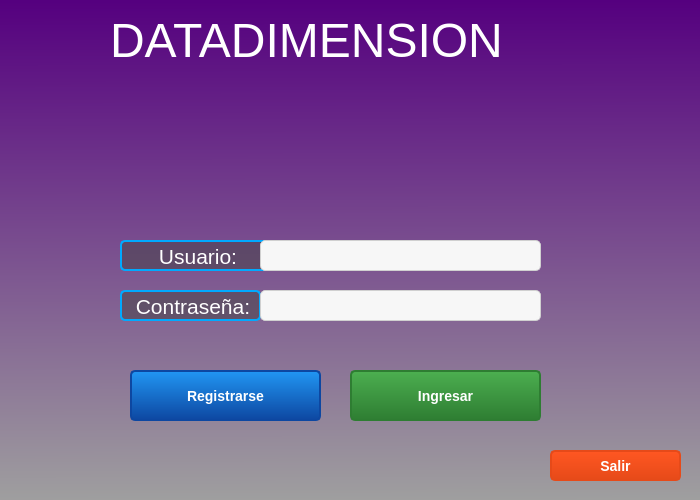
<?xml version="1.0" encoding="UTF-8"?>
<ui version="4.0">
 <class>MainWindow</class>
 <widget class="QMainWindow" name="MainWindow">
  <property name="geometry">
   <rect>
    <x>0</x>
    <y>0</y>
    <width>700</width>
    <height>500</height>
   </rect>
  </property>
  <property name="minimumSize">
   <size>
    <width>700</width>
    <height>500</height>
   </size>
  </property>
  <property name="maximumSize">
   <size>
    <width>700</width>
    <height>500</height>
   </size>
  </property>
  <property name="windowTitle">
   <string>LOGIN </string>
  </property>
  <property name="styleSheet">
   <string notr="true">QWidget#centralwidget{
background-color: qlineargradient(spread:pad, x1:0.517, y1:0, x2:0.522, y2:1, stop:0 rgba(85, 0, 127, 255), stop:1 rgba(159, 159, 159, 255));}</string>
  </property>
  <widget class="QWidget" name="centralwidget">
   <widget class="QLabel" name="label">
    <property name="geometry">
     <rect>
      <x>110</x>
      <y>0</y>
      <width>471</width>
      <height>81</height>
     </rect>
    </property>
    <property name="font">
     <font>
      <family>MS Shell Dlg 2</family>
      <pointsize>36</pointsize>
      <weight>50</weight>
      <italic>false</italic>
      <bold>false</bold>
     </font>
    </property>
    <property name="styleSheet">
     <string notr="true">font: 36pt &quot;MS Shell Dlg 2&quot;;
color: white;</string>
    </property>
    <property name="text">
     <string>DATADIMENSION</string>
    </property>
    <property name="textFormat">
     <enum>Qt::AutoText</enum>
    </property>
    <property name="wordWrap">
     <bool>false</bool>
    </property>
    <property name="openExternalLinks">
     <bool>true</bool>
    </property>
   </widget>
   <widget class="QLabel" name="label_3">
    <property name="geometry">
     <rect>
      <x>120</x>
      <y>240</y>
      <width>151</width>
      <height>31</height>
     </rect>
    </property>
    <property name="font">
     <font>
      <pointsize>-1</pointsize>
     </font>
    </property>
    <property name="styleSheet">
     <string notr="true">QLabel {
    background-color: rgba(64, 64, 64, 0.5); /* Fondo plomo suave pero más oscuro del QLabel */
    border: 2px solid #00aaff; /* Borde azul del QLabel */
    border-radius: 5px; /* Borde redondeado */
    padding: 2px; /* Espaciado interno */
    font-size: 21px; /* Tamaño de fuente aumentado */
    color: #ffffff; /* Color del texto en blanco */
    text-align: center; /* Texto centrado */
}

QLabel:hover {
    background-color: rgba(64, 64, 64, 0.7); /* Fondo del QLabel al pasar el mouse */
}

QLabel::selection {
    background-color: #00aaff; /* Fondo del QLabel al seleccionar el texto */
    color: #ffffff; /* Color del texto al seleccionar el texto */
}</string>
    </property>
    <property name="text">
     <string>&lt;html&gt;&lt;head/&gt;&lt;body&gt;&lt;p align=&quot;center&quot;&gt;Usuario:&lt;/p&gt;&lt;/body&gt;&lt;/html&gt;</string>
    </property>
   </widget>
   <widget class="QLabel" name="label_4">
    <property name="geometry">
     <rect>
      <x>120</x>
      <y>290</y>
      <width>141</width>
      <height>31</height>
     </rect>
    </property>
    <property name="font">
     <font>
      <pointsize>-1</pointsize>
     </font>
    </property>
    <property name="styleSheet">
     <string notr="true">QLabel {
    background-color: rgba(64, 64, 64, 0.5); /* Fondo plomo suave pero más oscuro del QLabel */
    border: 2px solid #00aaff; /* Borde azul del QLabel */
    border-radius: 5px; /* Borde redondeado */
    padding: 2px; /* Espaciado interno */
    font-size: 21px; /* Tamaño de fuente aumentado */
    color: #ffffff; /* Color del texto en blanco */
    text-align: center; /* Texto centrado */
}

QLabel:hover {
    background-color: rgba(64, 64, 64, 0.7); /* Fondo del QLabel al pasar el mouse */
}

QLabel::selection {
    background-color: #00aaff; /* Fondo del QLabel al seleccionar el texto */
    color: #ffffff; /* Color del texto al seleccionar el texto */
}</string>
    </property>
    <property name="text">
     <string>&lt;html&gt;&lt;head/&gt;&lt;body&gt;&lt;p align=&quot;center&quot;&gt;Contraseña:&lt;/p&gt;&lt;/body&gt;&lt;/html&gt;</string>
    </property>
   </widget>
   <widget class="QLineEdit" name="lineEdit">
    <property name="geometry">
     <rect>
      <x>260</x>
      <y>240</y>
      <width>281</width>
      <height>31</height>
     </rect>
    </property>
    <property name="styleSheet">
     <string notr="true">QLineEdit {
    background-color: #f7f7f7; /* Fondo del QLineEdit */
    border: 1px solid #d0d0d0; /* Borde del QLineEdit */
    border-radius: 5px; /* Borde redondeado */
    padding: 2px; /* Espaciado interno */
    font-size: 18px; /* Tamaño de fuente */
    color: #333333; /* Color del texto */
}

QLineEdit:hover {
    background-color: #ebebeb; /* Fondo del QLineEdit al pasar el mouse */
}

QLineEdit:focus {
    background-color: #ffffff; /* Fondo del QLineEdit al tener el foco */
    border: 1px solid #4da8da; /* Borde del QLineEdit al tener el foco */
}

QLineEdit::placeholder {
    color: #999999; /* Color del texto de marcador de posición */
}

QLineEdit::hover::placeholder,
QLineEdit::focus::placeholder {
    color: #666666; /* Color del texto de marcador de posición al pasar el mouse o tener el foco */
}

QLineEdit::hover::focus {
    background-color: #ffffff; /* Fondo del QLineEdit al tener el foco y pasar el mouse */
}
</string>
    </property>
   </widget>
   <widget class="QLineEdit" name="lineEdit_2">
    <property name="geometry">
     <rect>
      <x>260</x>
      <y>290</y>
      <width>281</width>
      <height>31</height>
     </rect>
    </property>
    <property name="styleSheet">
     <string notr="true">QLineEdit {
    background-color: #f7f7f7; /* Fondo del QLineEdit */
    border: 1px solid #d0d0d0; /* Borde del QLineEdit */
    border-radius: 5px; /* Borde redondeado */
    padding: 2px; /* Espaciado interno */
    font-size: 18px; /* Tamaño de fuente */
    color: #333333; /* Color del texto */
}

QLineEdit:hover {
    background-color: #ebebeb; /* Fondo del QLineEdit al pasar el mouse */
}

QLineEdit:focus {
    background-color: #ffffff; /* Fondo del QLineEdit al tener el foco */
    border: 1px solid #4da8da; /* Borde del QLineEdit al tener el foco */
}

QLineEdit::placeholder {
    color: #999999; /* Color del texto de marcador de posición */
}

QLineEdit::hover::placeholder,
QLineEdit::focus::placeholder {
    color: #666666; /* Color del texto de marcador de posición al pasar el mouse o tener el foco */
}

QLineEdit::hover::focus {
    background-color: #ffffff; /* Fondo del QLineEdit al tener el foco y pasar el mouse */
}
</string>
    </property>
    <property name="echoMode">
     <enum>QLineEdit::Password</enum>
    </property>
   </widget>
   <widget class="QPushButton" name="pushButton">
    <property name="geometry">
     <rect>
      <x>350</x>
      <y>370</y>
      <width>191</width>
      <height>51</height>
     </rect>
    </property>
    <property name="styleSheet">
     <string notr="true">QPushButton {
    background-color: qlineargradient(x1: 0, y1: 0, x2: 0, y2: 1, stop: 0 #4CAF50, stop: 1 #2E7D32);
    border: 2px solid #2E7D32;
    border-radius: 5px;
    color: white;
    font-weight: bold;
    font-size: 14px;
    padding: 5px 20px;
    box-shadow: 2px 2px 2px rgba(0,0,0,0.3);
}
QPushButton:hover {
    background-color: qlineargradient(x1: 0, y1: 0, x2: 0, y2: 1, stop: 0 #2E7D32, stop: 1 #4CAF50);
    cursor: pointer;
}
QPushButton:pressed {
    background-color: #2E7D32;
    border: 2px solid #4CAF50;
}
</string>
    </property>
    <property name="text">
     <string>Ingresar</string>
    </property>
   </widget>
   <widget class="QPushButton" name="pushButton_3">
    <property name="geometry">
     <rect>
      <x>550</x>
      <y>450</y>
      <width>131</width>
      <height>31</height>
     </rect>
    </property>
    <property name="styleSheet">
     <string notr="true">QPushButton {
    background-color: qlineargradient(x1: 0, y1: 0, x2: 0, y2: 1, stop: 0 #FF5722, stop: 1 #E64A19);
    border: 2px solid #E64A19;
    border-radius: 5px;
    color: white;
    font-weight: bold;
    font-size: 14px;
    padding: 5px 20px;
    box-shadow: 2px 2px 2px rgba(0,0,0,0.3);
}
QPushButton:hover {
    background-color: qlineargradient(x1: 0, y1: 0, x2: 0, y2: 1, stop: 0 #E64A19, stop: 1 #FF5722);
    cursor: pointer;
}
QPushButton:pressed {
    background-color: #E64A19;
    border: 2px solid #FF5722;
}

</string>
    </property>
    <property name="text">
     <string>Salir</string>
    </property>
   </widget>
   <widget class="QLabel" name="label_5">
    <property name="geometry">
     <rect>
      <x>220</x>
      <y>330</y>
      <width>361</width>
      <height>31</height>
     </rect>
    </property>
    <property name="font">
     <font>
      <family>MS Shell Dlg 2</family>
      <pointsize>14</pointsize>
      <weight>50</weight>
      <italic>false</italic>
      <bold>false</bold>
     </font>
    </property>
    <property name="styleSheet">
     <string notr="true">font: 14pt &quot;MS Shell Dlg 2&quot;;
color: rgb(252, 255, 39);</string>
    </property>
    <property name="text">
     <string/>
    </property>
   </widget>
   <widget class="QLabel" name="label_6">
    <property name="geometry">
     <rect>
      <x>-10</x>
      <y>-30</y>
      <width>721</width>
      <height>541</height>
     </rect>
    </property>
    <property name="font">
     <font>
      <pointsize>4</pointsize>
     </font>
    </property>
    <property name="layoutDirection">
     <enum>Qt::RightToLeft</enum>
    </property>
    <property name="text">
     <string/>
    </property>
    <property name="pixmap">
     <pixmap>../imagenes/Login_principal.jpg</pixmap>
    </property>
    <property name="scaledContents">
     <bool>true</bool>
    </property>
   </widget>
   <widget class="QPushButton" name="pushButton_2">
    <property name="geometry">
     <rect>
      <x>130</x>
      <y>370</y>
      <width>191</width>
      <height>51</height>
     </rect>
    </property>
    <property name="styleSheet">
     <string notr="true">QPushButton {
    background-color: qlineargradient(x1: 0, y1: 0, x2: 0, y2: 1, stop: 0 #2196F3, stop: 1 #0D47A1);
    border: 2px solid #0D47A1;
    border-radius: 5px;
    color: white;
    font-weight: bold;
    font-size: 14px;
    padding: 5px 20px;
    box-shadow: 2px 2px 2px rgba(0,0,0,0.3);
}
QPushButton:hover {
    background-color: qlineargradient(x1: 0, y1: 0, x2: 0, y2: 1, stop: 0 #0D47A1, stop: 1 #2196F3);
    cursor: pointer;
}
QPushButton:pressed {
    background-color: #0D47A1;
    border: 2px solid #2196F3;
}

</string>
    </property>
    <property name="text">
     <string>Registrarse</string>
    </property>
   </widget>
   <widget class="QLabel" name="label_2">
    <property name="geometry">
     <rect>
      <x>260</x>
      <y>80</y>
      <width>151</width>
      <height>141</height>
     </rect>
    </property>
    <property name="text">
     <string/>
    </property>
    <property name="pixmap">
     <pixmap>../imagenes/Login.png</pixmap>
    </property>
    <property name="scaledContents">
     <bool>true</bool>
    </property>
   </widget>
   <zorder>label_6</zorder>
   <zorder>pushButton_3</zorder>
   <zorder>label_4</zorder>
   <zorder>label</zorder>
   <zorder>label_3</zorder>
   <zorder>pushButton_2</zorder>
   <zorder>lineEdit_2</zorder>
   <zorder>pushButton</zorder>
   <zorder>label_2</zorder>
   <zorder>lineEdit</zorder>
   <zorder>label_5</zorder>
  </widget>
 </widget>
 <resources/>
 <connections/>
</ui>
